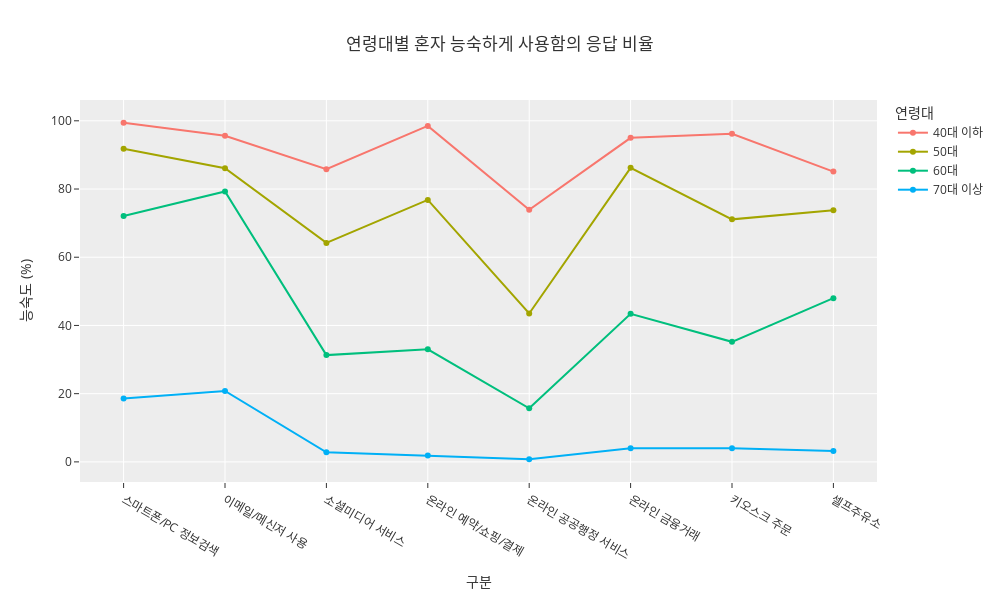

Source (notebook cell):
### Markdown cell above
## 디지털_기술_활용_역량

### Code cell
df = pd.read_csv('./dataset/Farm_dataset/2023_디지털_기술_활용_역량.csv',header=0).iloc[[0,1,9,10,11,12],2:].T.rename(columns={0:'구분',1:'항목',9:'40대 이하',10:'50대',11:'60대',12:'70대 이상'}).query('항목=="혼자 능숙하게 사용함 (%)"')
# 125	296	821	761
df['40대 이하'] = pd.to_numeric(df['40대 이하'], errors='coerce')
df['50대'] = pd.to_numeric(df['50대'], errors='coerce')
df['60대'] = pd.to_numeric(df['60대'], errors='coerce')
df['70대 이상'] = pd.to_numeric(df['70대 이상'], errors='coerce')

df = pd.melt(df, id_vars=['구분', '항목'], var_name='연령대', value_name='능숙도 (%)')

fig = px.line(df, x='구분', y='능숙도 (%)', color='연령대', markers=True,
              title='연령대별 혼자 능숙하게 사용함의 응답 비율',
             width=1000, height=600,template='ggplot2')

fig.show()

### Figure 1 — Plotly figure (JSON) as saved in the notebook; plotly's stock layout.template omitted (floating-point values rounded to 4 significant figures)
{"data": [{"hovertemplate": "연령대=40대 이하<br>구분=%{x}<br>능숙도 (%)=%{y}<extra></extra>", "legendgroup": "40대 이하", "line": {"color": "#F8766D", "dash": "solid"}, "marker": {"symbol": "circle"}, "mode": "markers+lines", "name": "40대 이하", "orientation": "v", "showlegend": true, "type": "scatter", "x": ["스마트폰/PC 정보검색", "이메일/메신저 사용", "소셜미디어 서비스", "온라인 예약/쇼핑/결제", "온라인 공공행정 서비스", "온라인 금융거래", "키오스크 주문", "셀프주유소"], "xaxis": "x", "y": [99.4, 95.6, 85.8, 98.5, 73.9, 95, 96.2, 85.1], "yaxis": "y"}, {"hovertemplate": "연령대=50대<br>구분=%{x}<br>능숙도 (%)=%{y}<extra></extra>", "legendgroup": "50대", "line": {"color": "#A3A500", "dash": "solid"}, "marker": {"symbol": "circle"}, "mode": "markers+lines", "name": "50대", "orientation": "v", "showlegend": true, "type": "scatter", "x": ["스마트폰/PC 정보검색", "이메일/메신저 사용", "소셜미디어 서비스", "온라인 예약/쇼핑/결제", "온라인 공공행정 서비스", "온라인 금융거래", "키오스크 주문", "셀프주유소"], "xaxis": "x", "y": [91.8, 86.1, 64.2, 76.8, 43.5, 86.2, 71.1, 73.8], "yaxis": "y"}, {"hovertemplate": "연령대=60대<br>구분=%{x}<br>능숙도 (%)=%{y}<extra></extra>", "legendgroup": "60대", "line": {"color": "#00BF7D", "dash": "solid"}, "marker": {"symbol": "circle"}, "mode": "markers+lines", "name": "60대", "orientation": "v", "showlegend": true, "type": "scatter", "x": ["스마트폰/PC 정보검색", "이메일/메신저 사용", "소셜미디어 서비스", "온라인 예약/쇼핑/결제", "온라인 공공행정 서비스", "온라인 금융거래", "키오스크 주문", "셀프주유소"], "xaxis": "x", "y": [72.1, 79.3, 31.3, 33, 15.7, 43.4, 35.2, 48], "yaxis": "y"}, {"hovertemplate": "연령대=70대 이상<br>구분=%{x}<br>능숙도 (%)=%{y}<extra></extra>", "legendgroup": "70대 이상", "line": {"color": "#00B0F6", "dash": "solid"}, "marker": {"symbol": "circle"}, "mode": "markers+lines", "name": "70대 이상", "orientation": "v", "showlegend": true, "type": "scatter", "x": ["스마트폰/PC 정보검색", "이메일/메신저 사용", "소셜미디어 서비스", "온라인 예약/쇼핑/결제", "온라인 공공행정 서비스", "온라인 금융거래", "키오스크 주문", "셀프주유소"], "xaxis": "x", "y": [18.6, 20.8, 2.8, 1.9, 0.8, 4, 4, 3.2], "yaxis": "y"}], "layout": {"height": 600, "legend": {"title": {"text": "연령대"}, "tracegroupgap": 0}, "title": {"text": "연령대별 혼자 능숙하게 사용함의 응답 비율"}, "width": 1000, "xaxis": {"anchor": "y", "autorange": true, "domain": [0, 1], "range": [-0.43, 7.43], "title": {"text": "구분"}, "type": "category"}, "yaxis": {"anchor": "x", "autorange": true, "domain": [0, 1], "range": [-5.886, 106.1], "title": {"text": "능숙도 (%)"}, "type": "linear"}}}
